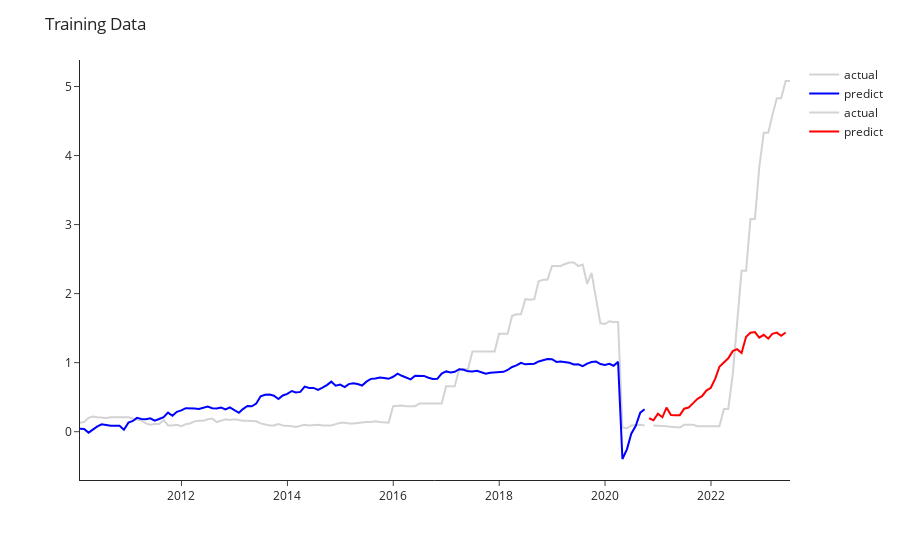

Notebook source saved alongside this figure:
### Code cell
fig = px.line(height=400)
fig.add_scatter(y=train_df['EFFR'], x=train_df.index,
                marker=dict(size=20, color="lightgray"), name='actual')
fig.add_scatter(y=train_pred['mean'], x=train_pred.index,
                marker=dict(size=20, color="blue"), name='predict')
fig.add_scatter(y=test_df['EFFR'], x=test_df.index,
                marker=dict(size=20, color="lightgray"), name='actual')
fig.add_scatter(y=test_pred['mean'], x=test_pred.index,
                marker=dict(size=20, color="red"), name='predict')
fig.update_layout(template="simple_white", title="Training Data")
fig.show()

### Figure 1 — Plotly figure (JSON) as saved in the notebook; plotly's stock layout.template omitted (floating-point values rounded to 4 significant figures; data arrays with more than 128 entries replaced by an {"elided": "..."} marker saying what was removed)
{"data": [{"hovertemplate": "<extra></extra>", "legendgroup": "", "line": {"color": "#636efa", "dash": "solid"}, "marker": {"symbol": "circle"}, "mode": "lines", "name": "", "orientation": "v", "showlegend": false, "type": "scatter", "xaxis": "x", "yaxis": "y"}, {"marker": {"color": "lightgray", "size": 20}, "name": "actual", "type": "scatter", "x": {"elided": "129 str values"}, "y": {"elided": "129 float values"}}, {"marker": {"color": "blue", "size": 20}, "name": "predict", "type": "scatter", "x": {"elided": "129 str values"}, "y": {"elided": "129 float values"}}, {"marker": {"color": "lightgray", "size": 20}, "name": "actual", "type": "scatter", "x": ["2020-11-30T00:00:00", "2020-12-31T00:00:00", "2021-01-31T00:00:00", "2021-02-28T00:00:00", "2021-03-31T00:00:00", "2021-04-30T00:00:00", "2021-05-31T00:00:00", "2021-06-30T00:00:00", "2021-07-31T00:00:00", "2021-08-31T00:00:00", "2021-09-30T00:00:00", "2021-10-31T00:00:00", "2021-11-30T00:00:00", "2021-12-31T00:00:00", "2022-01-31T00:00:00", "2022-02-28T00:00:00", "2022-03-31T00:00:00", "2022-04-30T00:00:00", "2022-05-31T00:00:00", "2022-06-30T00:00:00", "2022-07-31T00:00:00", "2022-08-31T00:00:00", "2022-09-30T00:00:00", "2022-10-31T00:00:00", "2022-11-30T00:00:00", "2022-12-31T00:00:00", "2023-01-31T00:00:00", "2023-02-28T00:00:00", "2023-03-31T00:00:00", "2023-04-30T00:00:00", "2023-05-31T00:00:00", "2023-06-30T00:00:00"], "y": [0.09, 0.09, 0.09, 0.08, 0.07, 0.07, 0.06, 0.1, 0.1, 0.1, 0.08, 0.08, 0.08, 0.08, 0.08, 0.08, 0.33, 0.33, 0.83, 1.58, 2.33, 2.33, 3.08, 3.08, 3.83, 4.33, 4.33, 4.58, 4.83, 4.83, 5.08, 5.08]}, {"marker": {"color": "red", "size": 20}, "name": "predict", "type": "scatter", "x": ["2020-10-31T00:00:00", "2020-11-30T00:00:00", "2020-12-31T00:00:00", "2021-01-31T00:00:00", "2021-02-28T00:00:00", "2021-03-31T00:00:00", "2021-04-30T00:00:00", "2021-05-31T00:00:00", "2021-06-30T00:00:00", "2021-07-31T00:00:00", "2021-08-31T00:00:00", "2021-09-30T00:00:00", "2021-10-31T00:00:00", "2021-11-30T00:00:00", "2021-12-31T00:00:00", "2022-01-31T00:00:00", "2022-02-28T00:00:00", "2022-03-31T00:00:00", "2022-04-30T00:00:00", "2022-05-31T00:00:00", "2022-06-30T00:00:00", "2022-07-31T00:00:00", "2022-08-31T00:00:00", "2022-09-30T00:00:00", "2022-10-31T00:00:00", "2022-11-30T00:00:00", "2022-12-31T00:00:00", "2023-01-31T00:00:00", "2023-02-28T00:00:00", "2023-03-31T00:00:00", "2023-04-30T00:00:00", "2023-05-31T00:00:00"], "y": [0.1949, 0.1648, 0.2607, 0.209, 0.3488, 0.2403, 0.2367, 0.2396, 0.3333, 0.3505, 0.414, 0.4764, 0.5145, 0.5951, 0.6364, 0.7718, 0.9408, 0.9958, 1.063, 1.167, 1.195, 1.141, 1.374, 1.434, 1.443, 1.362, 1.403, 1.347, 1.417, 1.435, 1.389, 1.438]}], "layout": {"autosize": true, "legend": {"tracegroupgap": 0}, "margin": {"t": 60}, "title": {"text": "Training Data"}, "xaxis": {"anchor": "y", "autorange": true, "domain": [0, 1], "range": ["2010-01-31", "2023-06-30"], "type": "date"}, "yaxis": {"anchor": "x", "autorange": true, "domain": [0, 1], "range": [-0.6996, 5.384], "type": "linear"}}}
